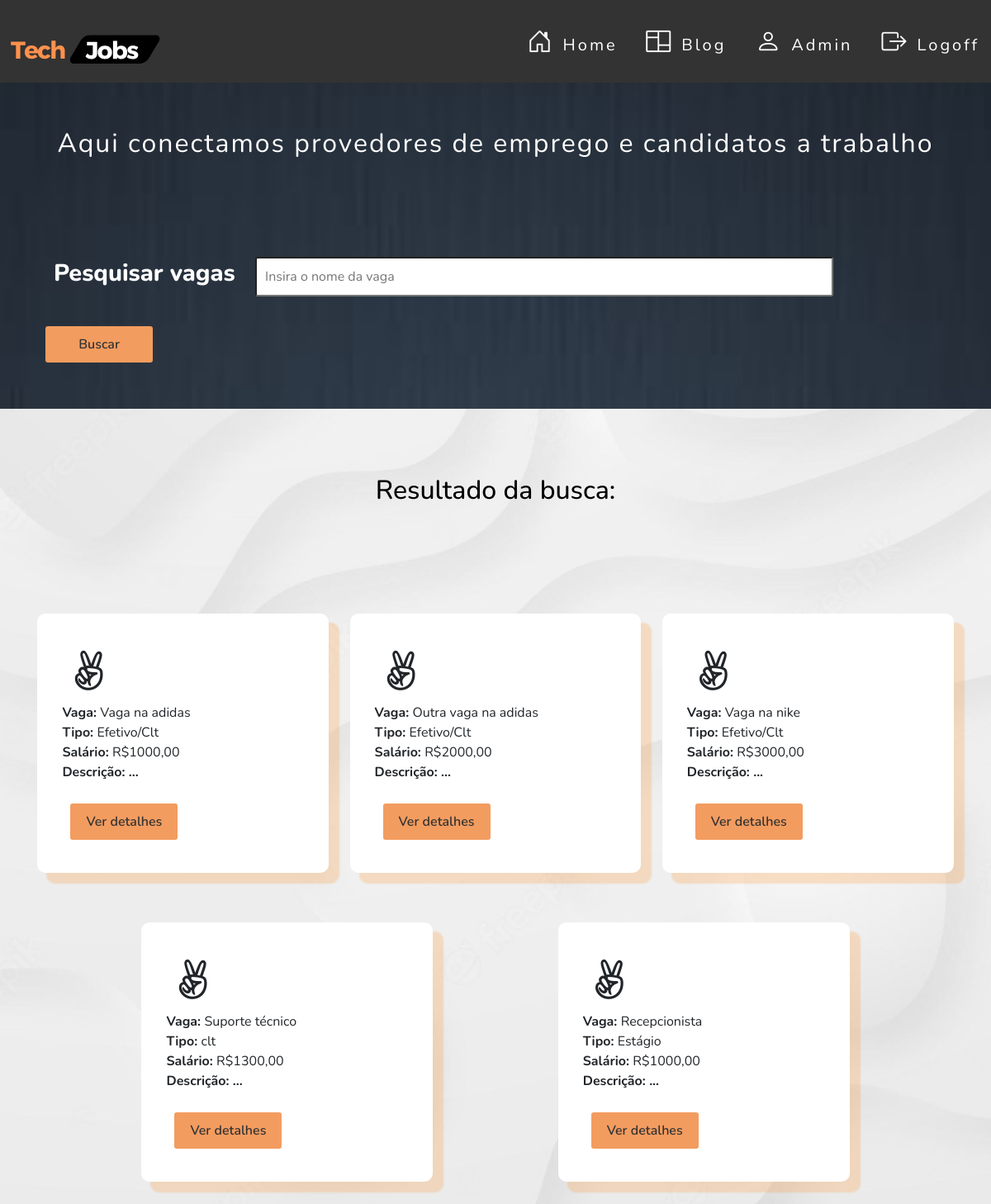
Screenshot of /vaga/consulta.php (signed in) with the database file from the repository.
### tables this page shows
CREATE TABLE `vaga` (
  `id` int NOT NULL,
  `nome` varchar(50) NOT NULL,
  `tipo` varchar(30) NOT NULL,
  `descricao` longtext NOT NULL,
  `salario` varchar(50) NOT NULL,
  `carga_horaria` varchar(100) NOT NULL,
  `data_publicacao` date NOT NULL,
  `data_expiracao` date NOT NULL,
  `usuario_id` int DEFAULT NULL
);

### src/database/conexao.php (called while the page is built)
<?php
class Conexao
{
    public static function getConexao()
    {
        try {
            return new PDO("mysql:host=127.0.0.1;dbname=techjobsdb", "root", "");
        } catch (\PDOException $e) {
            echo 'Error ao conectar com banco de dados. ' . $e->getMessage();
            return null;
        }
    }
}

### src/dao/vagadao.php (called while the page is built, shortened)
<?php
include_once __DIR__ . '/../database/conexao.php';
class VagaDAO
{
    private $dbh;
    public function __construct()
    {
        $this->dbh = Conexao::getConexao();
    }
    public function getByVaga(string $nome)
    {
        $vaga = filter_input(INPUT_POST, 'vaga', FILTER_SANITIZE_SPECIAL_CHARS);
        $query = ("SELECT * FROM vaga WHERE nome LIKE '%$vaga%'");
        $stmt = $this->dbh->query($query);
        $resultados = $stmt->fetchAll(PDO::FETCH_ASSOC);
        $this->dbh = null;
        return $resultados;
    }
}

### vaga/consulta.php (the view, shortened to what this page needs)
<?php
require_once __DIR__ . '/../src/dao/vagadao.php';
if (isset($_SESSION['usuario'])) {
    require_once __DIR__ . '/../layouts/headerlogin.php';
} else {
    require_once __DIR__ . '/../layouts/headerHome.php';
}
$dao = new VagaDAO();
$vagas = $dao->getByVaga('$nome');
?>
<link rel="stylesheet" href="https://maxcdn.bootstrapcdn.com/bootstrap/4.0.0/css/bootstrap.min.css"
>
<link rel="stylesheet" href="../assets/css/style.css">
<link rel="stylesheet" href="../assets/css/button.css">
<link rel="stylesheet" href="https://cdn.jsdelivr.net/npm/bootstrap-icons@1.11.1/font/bootstrap-icons.css">
<body id="home">
<div class="main-cta">
    <article class="main-cta-banner">
        <div class="main-cta-banner-spacer">
            <p>Aqui conectamos provedores de emprego e candidatos a trabalho</p>
            <div class="col-md-12">
                <div class="card-body font-weight-bold">
                    <div class="form-group main-cta-banner-busca">
                        <form action="consulta.php" method="POST">
                            <label for="vaga">
                                <h1>Pesquisar vagas</h1>
                            </label>
                            <input type="text" name="vaga" size="50" placeholder="Insira o nome da vaga"></input>
                                    <button type="submit" class="btn-primary btn-orange">Buscar</button>
                        </form>
                    </div>
                </div>
            </div>
        </div>
    </article>
</div>
<section class="main-blog">
    <div class="main-blog-content">
        <?php
        if (!count($vagas)) { ?>
            <div class="main-blog-header">
                <h2 class="aos-init aos-animate">
                    Ainda não temos as vagas que você procura :( <br>
                    <a href="../">
                     <button type="button" class="btn btn-primary btn-lg ">
                                            Voltar
                     </button>
                    </a>
                </h2>
            </div>
        <?php } else { ?>
            <div class="main-blog-header">
                <h2 class="aos-init aos-animate">
                    Resultado da busca:
                </h2>
            </div>
            <?php foreach ($vagas
                           as $vaga) { ?>
                <article>
                    <div class="icon"><i class="fa fa-3x fa-angellist"></i></div>
                    <div class="content" title="<?= $vaga['descricao'] ?>">
                        <?php echo '<strong>Vaga: </strong>' . $vaga['nome'] ?><br>
                        <p><?php echo '<strong>Tipo: </strong> ' . $vaga['tipo'] ?><br>
                            <?php echo '<strong>Salário: </strong> ' . $vaga['salario'] ?><br>
                            <?php echo '<strong>Descrição: ...</strong> '; ?>
                        </p>
                                    <a href="candidatar.php?id=<?= $vaga['id'] ?>"><button type="submit"
                                                                                           class="btn-orange">Ver detalhes</button></a>
                    </div>
                </article>
            <?php }
        } ?>
    </div>
</section>
</body>

### assets/css/style.css (style rules this page uses)
* { margin: 0; padding: 0; box-sizing: border-box; font-family: Nunito, Arial, Helvetica, sans-serif; }
body { background-color: #eee; animation-name: FadeIn; animation-duration: .6s; animation-delay: .5s; animation-timing-function: ease-in-out; animation-fill-mode: backwards; animation-direction: alternate; font-family: Arial, Helvetica, sans-serif; background: url("../img/0-white-bg-1.jpeg"); background-size: cover; overflow-x: hidden; }
.main-cta { width: 100%; background-image: url(../img/blue2.jpg); background-color: #333333; background-position: center center; background-size: cover; background-repeat: no-repeat; background-attachment: fixed; color: #fff; }
.main-cta .main-cta-banner { max-width: 1300px; margin: 0 auto; }
.main-cta .main-cta-banner .main-cta-banner-spacer p { font-size: 2rem; font-weight: 400; letter-spacing: 2px; color: #ffffff; text-align: center; padding: 50px 0; }
.main-cta .main-cta-banner .main-cta-banner-spacer label h1 { font-size: 1.8em; font-weight: 800; color: #ffffff; text-align: center; padding: 20px; }
.main-cta-banner-busca { padding: 10px; width: 100%; }
.main-cta-banner-busca input { padding: 10px; width: 700px; border-radius: 3px; margin-right: 15px; }
.main-blog { max-width: 1300px; margin-left: auto; margin-right: auto; }
.main-blog .main-blog-header { width: 100%; padding-bottom: 50px; margin-bottom: 30px; }
.main-blog .main-blog-header h2 { color: #000000; margin: 0 5px; padding-top: 60px; padding-bottom: 50px; font-size: 2rem; font-weight: 500; text-align: center; }
.main-blog .main-blog-content { display: flex; flex-wrap: wrap; justify-content: space-evenly; margin: 20px; }
.main-blog .main-blog-content article { flex-basis: calc(33% - 30px); margin-bottom: 60px; border: none #e2dddd; border-radius: 10px; background-color: #fff; box-shadow: 12px 12px 2px 1px rgba(255, 132, 0, 0.2); padding: 30px; }
.main-blog .main-blog-content article .icon { padding: 15px; margin: 0 auto; }
a { text-decoration: none }

### assets/css/button.css (style rules this page uses)
.btn-orange { border: none; padding: 10px; margin: 10px; width: 130px; background-color: rgb(243, 156, 95); color: #333333; text-align: center; text-decoration: none; font-weight: 600; border-radius: 3px; flex-basis: 20%; cursor: pointer; transition: 0.6s; }

### rows the page displays
vaga: nome "Vaga na adidas", tipo "Efetivo/Clt", salario "R$1000,00"
vaga: nome "Outra vaga na adidas", tipo "Efetivo/Clt", salario "R$2000,00"
vaga: nome "Vaga na nike", tipo "Efetivo/Clt", salario "R$3000,00"
vaga: nome "Suporte técnico", tipo "clt", salario "R$1300,00"
vaga: nome "Recepcionista", tipo "Estágio", salario "R$1000,00"
